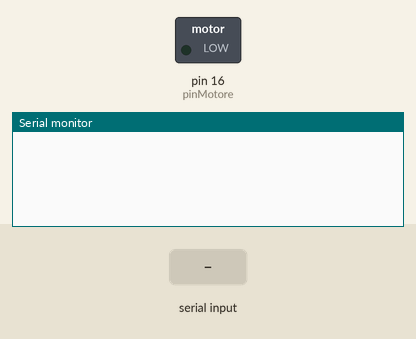
Bench run of a sketch on a simulated Arduino Uno, built with avr-gcc and run on an emulated ATmega328P. Parts: switched loads named in the sketch (green lamp = pin HIGH), the last lines printed to the serial monitor. Inputs (shaded band) come from the test bench.

Above: at 1.2 s.
1.3 s: "+" received over Serial
At 1.8 s:
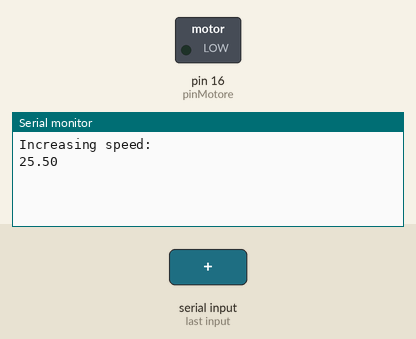
2.8 s: "-" received over Serial
At 4.0 s:
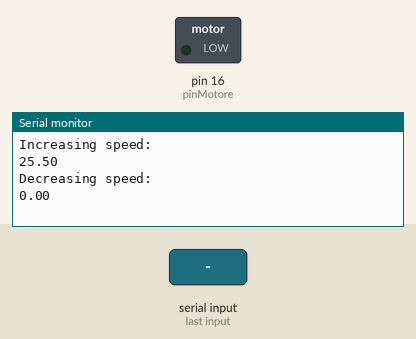
4.3 s: "1" received over Serial
At 5.8 s:
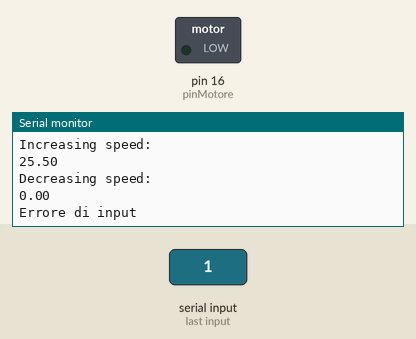

The sketch:

sketch_mar13a.ino
```cpp
int pinMotore = 16;
float step = 25.5;
float speed = 0;
char carattere;

void setup() {
  Serial.begin(9600);


  pinMode(pinMotore, OUTPUT);
  analogWrite(pinMotore, (int) speed);
}

void loop(){
  if(Serial.available() > 0){
    carattere = Serial.read();

    switch (carattere){
      case '+':
      if(speed + step > 255){
        Serial.println("Alrady at max speed");
      }else{
        speed += step;
        Serial.println("Increasing speed: ");
        Serial.println(speed);
      }

      break;
      case '-':
        if(speed <= 0){
          Serial.println("Alrady at min speed");
        }else{
          speed -= step;
          Serial.println("Decreasing speed: ");
          Serial.println(speed);
        }
      break;
      default:
      Serial.println("Errore di input");
    }
    analogWrite(pinMotore, (int) speed);
    }
}
```

Measured:
- after the input at 1.3 s, the serial monitor: prints a new line at once (image 1)
- after the input at 2.8 s, the serial monitor: prints a new line at once (image 2)
- after the input at 4.3 s, the serial monitor: prints a new line at once (image 3)
